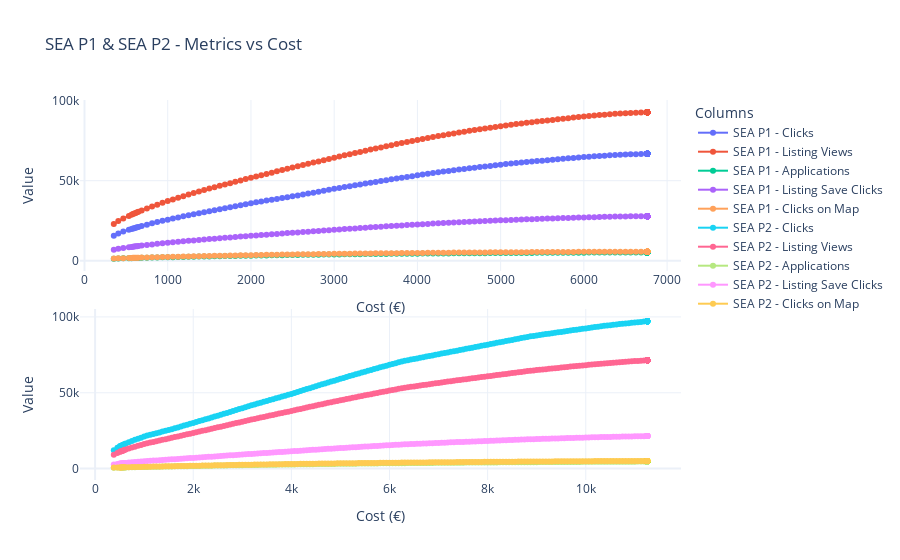

Notebook cell for this chart:
### Code cell
import plotly.graph_objects as go
from plotly.subplots import make_subplots

def plot_columns_against_cost_stacked(df1, df2):
    # Create a figure with 2 rows and 1 column
    fig = make_subplots(rows=2, cols=1, shared_xaxes=False, vertical_spacing=0.1)

    # --- First subplot (SEA P1) ---
    x1 = df1['Cost']
    for col in df1.columns:
        if col != 'Cost':
            fig.add_trace(
                go.Scatter(
                    x=x1,
                    y=df1[col],
                    mode='lines+markers',
                    name=f"SEA P1 - {col}"
                ),
                row=1, col=1
            )

    # --- Second subplot (SEA P2) ---
    x2 = df2['Cost']
    for col in df2.columns:
        if col != 'Cost':
            fig.add_trace(
                go.Scatter(
                    x=x2,
                    y=df2[col],
                    mode='lines+markers',
                    name=f"SEA P2 - {col}"
                ),
                row=2, col=1
            )

    # Update layout for aesthetics
    fig.update_layout(
        title="SEA P1 & SEA P2 - Metrics vs Cost",
        template="plotly_white",
        hovermode="x unified",
        legend_title="Columns"
    )

    # Customize axes for each row
    fig.update_xaxes(title_text="Cost (€)", row=1, col=1)
    fig.update_yaxes(title_text="Value", row=1, col=1)
    fig.update_xaxes(title_text="Cost (€)", row=2, col=1)
    fig.update_yaxes(title_text="Value", row=2, col=1)

    fig.show()

# Example usage:
plot_columns_against_cost_stacked(df_seap1, df_seap2)

### Figure 1 — Plotly figure (JSON) as saved in the notebook; plotly's stock layout.template omitted (floating-point values rounded to 4 significant figures; data arrays with more than 128 entries replaced by an {"elided": "..."} marker saying what was removed)
{"data": [{"mode": "lines+markers", "name": "SEA P1 - Clicks", "type": "scatter", "x": {"elided": "260 int values"}, "xaxis": "x", "y": {"elided": "260 int values"}, "yaxis": "y"}, {"mode": "lines+markers", "name": "SEA P1 - Listing Views", "type": "scatter", "x": {"elided": "260 int values"}, "xaxis": "x", "y": {"elided": "260 int values"}, "yaxis": "y"}, {"mode": "lines+markers", "name": "SEA P1 - Applications", "type": "scatter", "x": {"elided": "260 int values"}, "xaxis": "x", "y": {"elided": "260 int values"}, "yaxis": "y"}, {"mode": "lines+markers", "name": "SEA P1 - Listing Save Clicks", "type": "scatter", "x": {"elided": "260 int values"}, "xaxis": "x", "y": {"elided": "260 int values"}, "yaxis": "y"}, {"mode": "lines+markers", "name": "SEA P1 - Clicks on Map", "type": "scatter", "x": {"elided": "260 int values"}, "xaxis": "x", "y": {"elided": "260 int values"}, "yaxis": "y"}, {"mode": "lines+markers", "name": "SEA P2 - Clicks", "type": "scatter", "x": {"elided": "260 int values"}, "xaxis": "x2", "y": {"elided": "260 int values"}, "yaxis": "y2"}, {"mode": "lines+markers", "name": "SEA P2 - Listing Views", "type": "scatter", "x": {"elided": "260 int values"}, "xaxis": "x2", "y": {"elided": "260 int values"}, "yaxis": "y2"}, {"mode": "lines+markers", "name": "SEA P2 - Applications", "type": "scatter", "x": {"elided": "260 int values"}, "xaxis": "x2", "y": {"elided": "260 int values"}, "yaxis": "y2"}, {"mode": "lines+markers", "name": "SEA P2 - Listing Save Clicks", "type": "scatter", "x": {"elided": "260 int values"}, "xaxis": "x2", "y": {"elided": "260 int values"}, "yaxis": "y2"}, {"mode": "lines+markers", "name": "SEA P2 - Clicks on Map", "type": "scatter", "x": {"elided": "260 int values"}, "xaxis": "x2", "y": {"elided": "260 int values"}, "yaxis": "y2"}], "layout": {"autosize": true, "hovermode": "x unified", "legend": {"title": {"text": "Columns"}}, "title": {"text": "SEA P1 & SEA P2 - Metrics vs Cost"}, "xaxis": {"anchor": "y", "autorange": true, "domain": [0, 1], "range": [-36.46, 7149.0], "title": {"text": "Cost (€)"}, "type": "linear"}, "xaxis2": {"anchor": "y2", "autorange": true, "domain": [0, 1], "range": [-277.9, 11910.0], "title": {"text": "Cost (€)"}, "type": "linear"}, "yaxis": {"anchor": "x", "autorange": true, "domain": [0.55, 1], "range": [-9680.0, 103700.0], "title": {"text": "Value"}, "type": "linear"}, "yaxis2": {"anchor": "x2", "autorange": true, "domain": [0, 0.45], "range": [-10920.0, 108600.0], "title": {"text": "Value"}, "type": "linear"}}}
